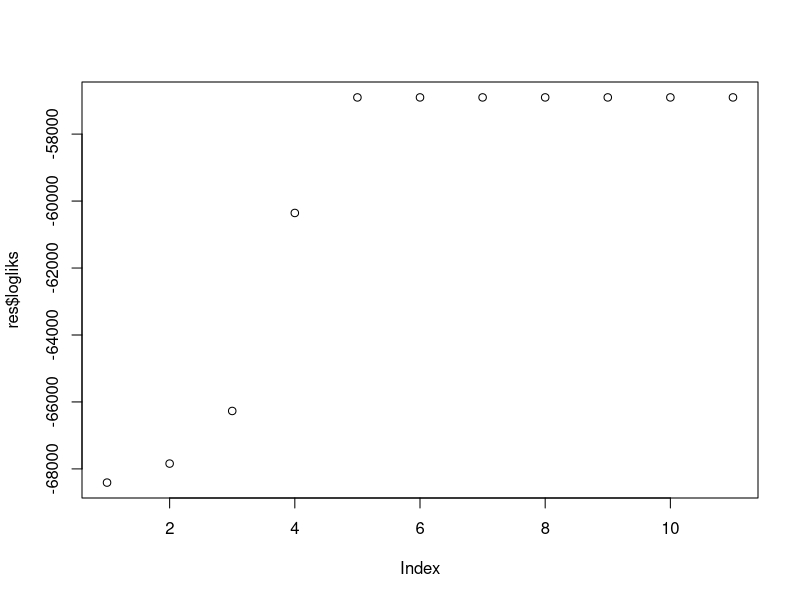

Recreate this plot in R.
## ---- chunk 1
library(Matrix)
library(mvtnorm)
library(ggplot2)
library(cowplot)
## ---- chunk 2
sim.data = function(n, w, U, mu){

   # w: the true weight
   # mu: a k*m matrix 
   # dimension of an obs. 
   m = nrow(U[[1]])
   # k: number of classes
   k = length(w)
   
   # generate true class variable  
   Z = sample(1:k, n, prob = w, replace = T)  
    
   # store simulated data
   X = matrix(NA, ncol = m, nrow = n)
   
   for (i in 1:n){
     # true class for obs. i 
     j = Z[i]
     X[i, ] = rmvnorm(1,mean = mu[j, ], sigma = U[[j]])
   }
   res = list(X = X, Z = Z)
   return(res)
}
                  
## ---- chunk 3

# here mu is a k by m matrix. m is the dimension of the obs. 
loglik.compute <- function (X, w, U, mu) {
  n <- nrow(X)
  k <- length(w)
  y <- rep(0,n)
  for (j in 1:k)
    y <- y + w[j] * dmvnorm(X, mean = mu[j, ], sigma = U[[j]])
  return(sum(log(y)))
}

## ---- chunk 4

# normalizelogweights takes as input an array of unnormalized
# log-probabilities logw and returns normalized probabilities such
# that the sum is equal to 1.

normalizelogweights <- function (logw){
  # Guard against underflow or overflow by adjusting the
  # log-probabilities so that the largest probability is 1.
  c <- max(logw)
  w <- exp(logw - c)
  # Normalize the probabilities.
  return(w/sum(w))
}

## ---- chunk 5

EM.fit <- function(X, w, U, mu, maxiter, diff){
  
  # Get the number of samples (n) and the number of mixture components (k)
  n <- nrow(X)
  k <- length(w)
  m <- ncol(X)
  
  # store loglikelihood
  logliks = c()
  ll <- -Inf

  for (iter in 1:maxiter){
    # store parameters and likelihood in the previous step 
    mu0 <- mu
    w0  <- w
    U0  <- U
    ll0 <- ll 
    logliks = c(logliks, ll)
  
    # E-step: calculate posterior probabilities using the current mu and sigmas
    logP = matrix(0, nrow = n, ncol = k)
    for (j in 1:k){
      # log-density 
      logP[,j] = log(w[j]) + dmvnorm(X, mean = mu[j, ], sigma = U[[j]], log = TRUE)
    }
    P = t(apply(logP, 1, function(x) normalizelogweights(x)))
    #P = P/rowSums(P)   
  
    # M-step: 
    # use current probabilities to update means
    for (j in 1:k){
      mu[j, ] = P[,j] %*% X/sum(P[,j])
    }
    
    # update covariance matrix 
    for (j in 1:k){
      mm = matrix(mu[j,], nrow = n, ncol = m, byrow = TRUE)
      U[[j]] = t(X-mm)%*%(P[,j]*(X-mm))/sum(P[,j])
    }
  
    # update mixture weight
    w = colSums(P)/n
    
    # Compute log-likelihood.
    ll = loglik.compute(X, w, U, mu)
    logliks[iter] = ll

    # Check stopping criterion.
    d = max(abs(w - w0))
    if (d < diff)
      break
    }
    return(list(w = w, U = U, mu = mu, logliks = logliks))
}

## ---- chunk 6

# SIMULATE DATA
n <- 1e4
w <- c(0.6, 0.3, 0.1)
U = list(U1 = diag(3), U2 = matrix(c(1, 0.9, 0, 0.9, 1, 0, 0, 0, 1), ncol = 3, nrow =3),
         U3 = matrix(c(1, 0, 0.5, 0, 1, 0, 0.5, 0, 1), ncol = 3, nrow = 3))

mu = matrix(c(0, 15, 30), nrow = 3, ncol = 3)
dt <- sim.data(n, w, U, mu)
X  <- dt$X

## ---- chunk 7

# FIT MIXTURE MODEL
w.init = c(0.3, 0.5, 0.2)
mu.init = matrix(c(-50, 5, 25), nrow = 3, ncol = 3)

U.init = list(U1 = matrix(c(1, 0.1, 0.3, 0.1, 1, 0, 0.3, 0 ,1), ncol = 3, nrow =3), 
              U2 = diag(3), U3 = diag(3))
res = EM.fit(X, w.init, U.init, mu.init, maxiter = 1e3, diff = 1e-7)
res
## ---- chunk 8

plot(res$logliks)

